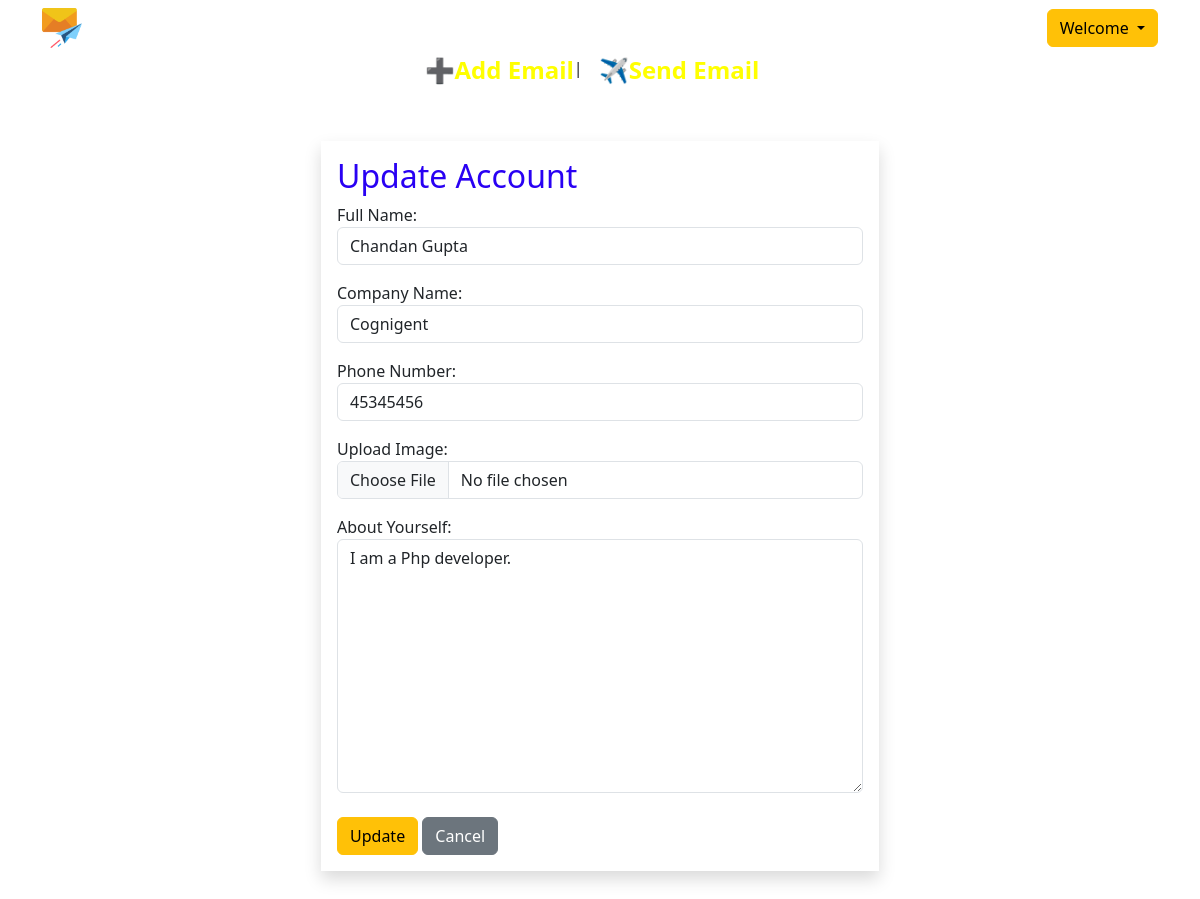
/profileedit/3, run on the app's committed database.
### users/models.py (models this page shows, shortened)
class Profile(models.Model):
    user = models.OneToOneField(User, on_delete=models.CASCADE, null= True)
    name = models.CharField(max_length=100, null= True)
    company= models.CharField(max_length=100, null=True)
    phone_number = models.CharField(max_length=11, null=True)
    image = models.ImageField(upload_to='media', null=True)
    bio = models.TextField(null=True)

### users/views.py (the view)
# urls.py: path('profileedit/<pk>', views.profileedit, name='profileedit'),
def profileedit(request, pk):
    profile_obj = Profile.objects.get(id = pk)
    if request.method == 'POST':
        form = ProfileModelForm(request.POST, request.FILES, instance=profile_obj)
        if form.is_valid():
            form.save()
            return redirect('profilepage')
    else:
        form = ProfileModelForm(instance=profile_obj)
    context = {
        'form' : form
    }
    return render(request, 'profileedit.html', context)

### users/forms.py
class ProfileModelForm(forms.ModelForm):
    name = forms.CharField(
        label= 'Full Name',
        widget= forms.TextInput(attrs={
            'class' : 'form-control',
            'type' : 'text'
        })
    )
    company = forms.CharField(
        label= 'Company Name',
        widget= forms.TextInput(attrs={
            'class' : 'form-control',
            'type' : 'text'
        })
    )
    phone_number = forms.CharField(
        label= 'Phone Number',
        widget= forms.NumberInput(attrs={
            'class' : 'form-control',
            'type' : 'number'
        })
    )
    image = forms.FileField(
        label= 'Upload Image',
        widget= forms.FileInput(attrs={
            'class' : 'form-control',
            'type' : 'file',
        })
    )
    bio = forms.CharField(
        label= 'About Yourself',
        widget= forms.Textarea(attrs={
            'class' : 'form-control',
            'type' : 'text',
        })
    )
    class Meta:
        model = Profile
        fields = ['name', 'company', 'phone_number', 'image', 'bio']
        exclude= ['user']

### templates/profileedit.html (shortened to what this page needs)
{% extends 'base.html' %}
{% block content %}
<div class="container mt-5 mb-5">
    <div class="d-flex justify-content-center " >
        <form method="POST" class="shadow p-3 w-50 bg-white" autocomplete="off" enctype="multipart/form-data">
            <h2 style="color: rgb(41, 1, 243);">Update Account </h2>
            {{form.as_p}}
            <button type="submit" class="btn btn-warning mt-2">Update</button>
            <a href="{% url 'profilepage' %}" class="btn btn-secondary mt-2">Cancel</a>
        </form>
    </div>
</div>
{% endblock content %}

### templates/profileedit.html (style rules this page uses)
body { background-image: url(https://img.freepik.com/free-photo/ribbon-light-space_53876-138216.jpg?w=1380&t=st=1685534686~exp=1685535286~hmac=7c202c6970ee7048758bd96081aca036254fb11d39ec01fd35bb8a12663c6e5b); background-size: cover; }

### data on the page
Profile: name "Chandan Gupta", company "Cognigent", phone_number "45345456", bio "I am a Php developer."
